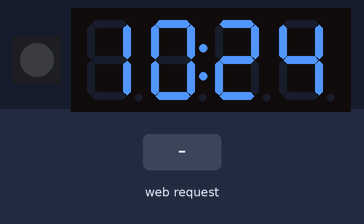
Recording of a sketch running on a simulated ESP32. Shown: 1 RGB LEDs in strip order, left to right, 4-digit seven-segment display. Inputs (shaded band) come from the test bench. Dim RGB values are drawn brighter than linear; WiFi joins after 1.5 s; servers stay silent unless stated; network time is answered at once with the bench clock; the local clock reads 2024-03-15 10:24:30 at power-on unless the sketch sets it; what the sketch prints to the serial monitor is not drawn.

Above: at 5.7 s.
5.8 s: HTTP request GET /color?r=1 received
At 7.4 s:
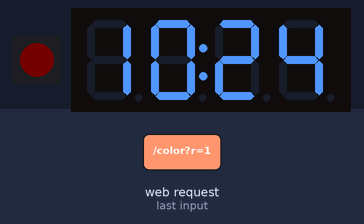
8.0 s: HTTP request GET /color?g=1 received
At 9.1 s:
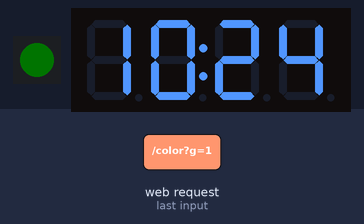
10.0 s: HTTP request GET /color?b=1 received
At 10.8 s:
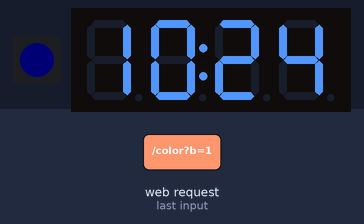
12.0 s: HTTP request GET /color?r=1&g=1&b=1 received
At 13.7 s:
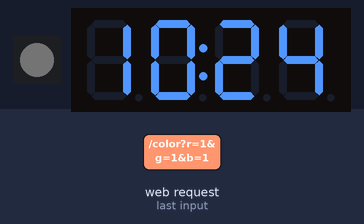
14.0 s: HTTP request GET /color received
At 31.4 s:
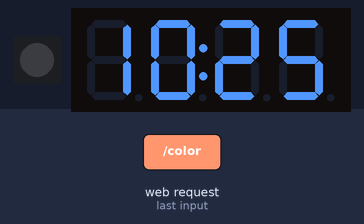
Timing chart, 0 to 32.1 s (numbered marks = the images above; inputs shaded):
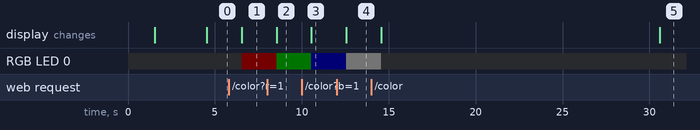

The sketch:

main.ino
```cpp
#include <WiFi.h>
#include <WebServer.h>
#include <GyverTM1637.h>
#include <Adafruit_NeoPixel.h>
#include <NTPClient.h>
#include <WiFiUdp.h>

// Network credentials
const char* ssid = "<INSERT_SSID_HERE>";
const char* password = "<INSERT_PASSWORD_HERE>";

// Pin definitions
#define TM1637_CLK  2    // Define clock pin for TM1637
#define TM1637_DIO  3    // Define data pin for TM1637
#define LED_PIN     7    // WS2812B LED pin
#define NUM_LEDS    1    // Number of WS2812B LEDs

// Objects
GyverTM1637 display(TM1637_CLK, TM1637_DIO);
Adafruit_NeoPixel pixels(NUM_LEDS, LED_PIN, NEO_GRB + NEO_KHZ800);
WebServer server(80);
WiFiUDP ntpUDP;
NTPClient timeClient(ntpUDP, "pool.ntp.org");

// Global variables
uint8_t brightness = 7;  // TM1637 brightness (0-7)
uint8_t r = 0, g = 0, b = 0;  // RGB values for WS2812B

// Time keeping variables
unsigned long lastSyncTime = 0;          // millis() when last synced with NTP
unsigned long syncInterval = 4 * 60 * 60 * 1000UL; // 4 hours in milliseconds
unsigned long baseTimeSeconds = 0;       // Base time in seconds since midnight

// Function to sync with NTP server
void syncTimeWithNTP() {
  Serial.print("Syncing with NTP server... ");

  // Set timezone for Germany (you'll need to manually adjust for DST)
  timeClient.setTimeOffset(7200); // 3600 for CET (winter time)
  // Change to 7200 for CEST (summer time) manually when needed

  timeClient.update();

  int hours = timeClient.getHours();
  int minutes = timeClient.getMinutes();
  int seconds = timeClient.getSeconds();

  // Store the current time as seconds since midnight
  baseTimeSeconds = hours * 3600UL + minutes * 60UL + seconds;
  lastSyncTime = millis();

  Serial.println("Done!");
  Serial.printf("Synced time: %02d:%02d:%02d\n", hours, minutes, seconds);
}

// Unused for now, will add later
bool isDST(int month, int day, int hour) {
  // DST runs from last Sunday in March to last Sunday in October
  if (month < 3 || month > 10) return false;
  if (month > 3 && month < 10) return true;

  // For March and October, we need more precise logic
  // This is a simplified version - you might want more accurate calculation
  if (month == 3) return day >= 25; // Approximate last Sunday
  if (month == 10) return day < 25;  // Approximate last Sunday

  return false;
}

// Function to get current time based on internal timekeeping
void getCurrentTime(int &hours, int &minutes, int &seconds) {
  unsigned long currentMillis = millis();

  // Handle millis() overflow (occurs every ~49.7 days)
  unsigned long elapsedMillis;
  if (currentMillis >= lastSyncTime) {
    elapsedMillis = currentMillis - lastSyncTime;
  } else {
    // Overflow occurred
    elapsedMillis = (0xFFFFFFFF - lastSyncTime) + currentMillis + 1;
  }

  unsigned long elapsedSeconds = elapsedMillis / 1000;
  unsigned long totalSeconds = (baseTimeSeconds + elapsedSeconds) % (24 * 3600UL); // Wrap at 24 hours

  hours = totalSeconds / 3600;
  minutes = (totalSeconds % 3600) / 60;
  seconds = totalSeconds % 60;
}

void setup() {
  Serial.begin(115200);

  // Initialize LED
  pixels.begin();
  pixels.show();

  // Initialize display
  display.clear();
  display.brightness(brightness);

  // Connect to WiFi
  WiFi.begin(ssid, password);
  while (WiFi.status() != WL_CONNECTED) {
    delay(500);
    Serial.print(".");
  }
  Serial.println("\nConnected to WiFi");

  // Initialize NTP and do initial sync
  timeClient.begin();
  timeClient.setTimeOffset(3600); // Adjust offset based on your timezone (3600 = +1 hour)
  syncTimeWithNTP(); // Initial sync

  // Show last 4 digits of IP address
  String ip = WiFi.localIP().toString();
  String lastFour = ip.substring(ip.lastIndexOf(".") + 1);
  while (lastFour.length() < 4) {
    lastFour = "0" + lastFour;  // Pad with leading zeros if needed
  }
  display.displayInt(lastFour.toInt());
  delay(3000);  // Show IP for 3 seconds

  // Setup web server routes
  setupWebServer();
  server.begin();
}

void loop() {
  server.handleClient();

  // Check if we need to sync with NTP (every 4 hours)
  unsigned long currentMillis = millis();
  bool needSync = false;

  if (currentMillis >= lastSyncTime) {
    needSync = (currentMillis - lastSyncTime) >= syncInterval;
  } else {
    // Handle millis() overflow case
    needSync = ((0xFFFFFFFF - lastSyncTime) + currentMillis + 1) >= syncInterval;
  }

  if (needSync) {
    syncTimeWithNTP();
  }

  // Get current time using internal timekeeping
  int hours, minutes, seconds;
  getCurrentTime(hours, minutes, seconds);

  // Update clock display
  display.point(true);  // Turn on the colon
  display.displayClock(hours, minutes);

  // Update LED color
  pixels.setPixelColor(0, pixels.Color(r, g, b));
  pixels.show();

  delay(1000);
}

void setupWebServer() {
  // Serve the main page
  server.on("/", HTTP_GET, []() {
    String html = "<html><body>"
                 "<h1>ESP32 Clock Control</h1>"
                 "<h2>LED Color</h2>"
                 "<form action='/color' method='get'>"
                 "Red (0-255): <input type='number' name='r' value='" + String(r) + "' min='0' max='255'><br>"
                 "Green (0-255): <input type='number' name='g' value='" + String(g) + "' min='0' max='255'><br>"
                 "Blue (0-255): <input type='number' name='b' value='" + String(b) + "' min='0' max='255'><br>"
                 "<input type='submit' value='Set Color'>"
                 "</form>"
                 "<h2>Display Brightness</h2>"
                 "<form action='/brightness' method='get'>"
                 "Brightness (0-7): <input type='number' name='bright' value='" + String(brightness) + "' min='0' max='7'><br>"
                 "<input type='submit' value='Set Brightness'>"
                 "</form></body></html>";
    server.send(200, "text/html", html);
  });

  // Handle color updates
  server.on("/color", HTTP_GET, []() {
    r = server.arg("r").toInt();
    g = server.arg("g").toInt();
    b = server.arg("b").toInt();
    server.sendHeader("Location", "/");
    server.send(303);
  });

  // Handle brightness updates
  server.on("/brightness", HTTP_GET, []() {
    brightness = server.arg("bright").toInt();
    display.brightness(brightness);
    server.sendHeader("Location", "/");
    server.send(303);
  });
}
```

Measured:
- after the input at 5.8 s, RGB LED 0: off → RGB(1, 0, 0) after 0.74 s
- after the input at 8.0 s, RGB LED 0: RGB(1, 0, 0) → RGB(0, 1, 0) after 0.55 s
- after the input at 10.0 s, RGB LED 0: RGB(0, 1, 0) → RGB(0, 0, 1) after 0.55 s
- after the input at 12.0 s, RGB LED 0: RGB(0, 0, 1) → RGB(1, 1, 1) after 0.56 s
